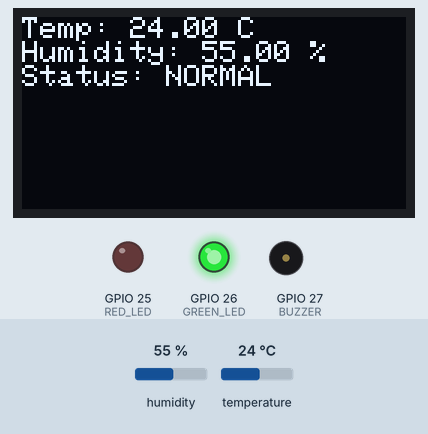
Recording of a sketch running on a simulated ESP32. Shown: 128×64 one-colour display, output pins drawn as LEDs (lit = HIGH), buzzer (waves = sounding). Inputs (shaded band) come from the test bench; at power-on: humidity 55 %, temperature 24 °C.

Above: at 3.2 s.
3.3 s: humidity set to 79 %
At 4.8 s:
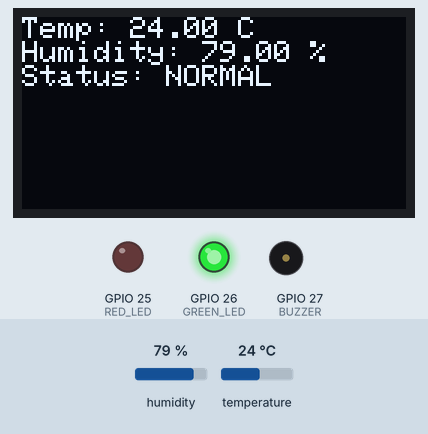
6.0 s: humidity set to 82 %
At 7.8 s:
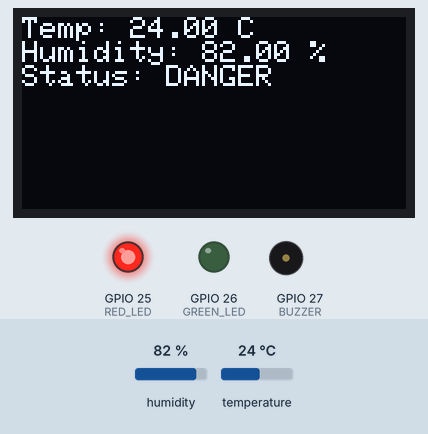
12.0 s: temperature set to 12 °C
At 14.5 s:
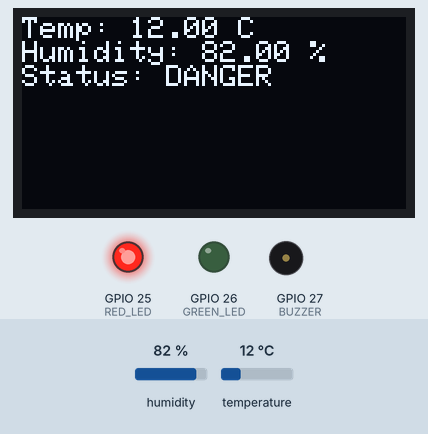
17.7 s: temperature set to 19 °C
Timing chart, 0 to 23.3 s (numbered marks = the images above; inputs shaded):
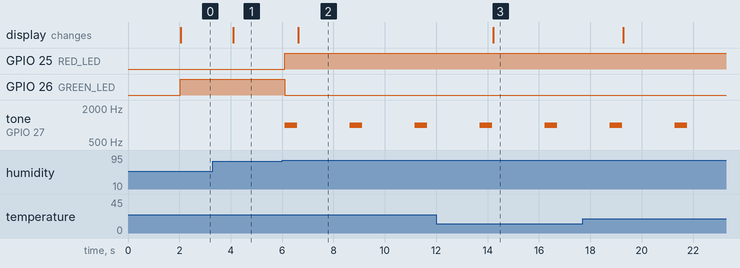

Measured:
- the behaviour switches between 80 and 81 % on humidity (found by bisection; images 1 and 2)
- after the input at 3.3 s, the display: changes after 0.79 s (image 1)
- after the input at 6.0 s, GPIO 25 (RED_LED): LOW → HIGH after 0.10 s; GPIO 26 (GREEN_LED): HIGH → LOW after 0.10 s; tone on GPIO 27 (BUZZER): alternates 1000 Hz for 0.50 s and silent for 2.0 s, starting after 0.10 s; the display: changes after 0.62 s (image 2)
- after the input at 12.0 s, the display: changes after 2.2 s (image 3)

The sketch:

Smart_Room_Climate.ino
```cpp
#include <Wire.h>
#include <Adafruit_GFX.h>
#include <Adafruit_SSD1306.h>
#include <DHT.h>

#define SCREEN_WIDTH 128
#define SCREEN_HEIGHT 64

Adafruit_SSD1306 display(SCREEN_WIDTH, SCREEN_HEIGHT, &Wire, -1);

#define DHTPIN 4
#define DHTTYPE DHT22   // Change to DHT11 if using DHT11

#define RED_LED 25
#define GREEN_LED 26
#define BUZZER 27

DHT dht(DHTPIN, DHTTYPE);

void setup() {
  Serial.begin(115200);

  pinMode(RED_LED, OUTPUT);
  pinMode(GREEN_LED, OUTPUT);
  pinMode(BUZZER, OUTPUT);

  digitalWrite(RED_LED, LOW);
  digitalWrite(GREEN_LED, LOW);
  digitalWrite(BUZZER, LOW);

  dht.begin();
  delay(2000);

  Wire.begin(21, 22);

  if (!display.begin(SSD1306_SWITCHCAPVCC, 0x3C)) {
    Serial.println("OLED Error");
    while (true);
  }
}

void loop() {
  float temp = dht.readTemperature();
  float hum = dht.readHumidity();

  display.clearDisplay();
  display.setTextSize(1);
  display.setTextColor(SSD1306_WHITE);

  if (isnan(temp) || isnan(hum)) {
    display.setCursor(0, 0);
    display.println("Sensor Error");
    display.display();
    delay(2000);
    return;
  }

  display.setCursor(0, 0);
  display.print("Temp: ");
  display.print(temp);
  display.println(" C");

  display.print("Humidity: ");
  display.print(hum);
  display.println(" %");

  if (temp > 38 || hum > 80) {
    display.println("Status: DANGER");
    digitalWrite(RED_LED, HIGH);
    digitalWrite(GREEN_LED, LOW);

    tone(BUZZER, 1000);
    delay(500);
    noTone(BUZZER);
  } else {
    display.println("Status: NORMAL");
    digitalWrite(RED_LED, LOW);
    digitalWrite(GREEN_LED, HIGH);
  }

  display.display();
  delay(2000);
}
```
